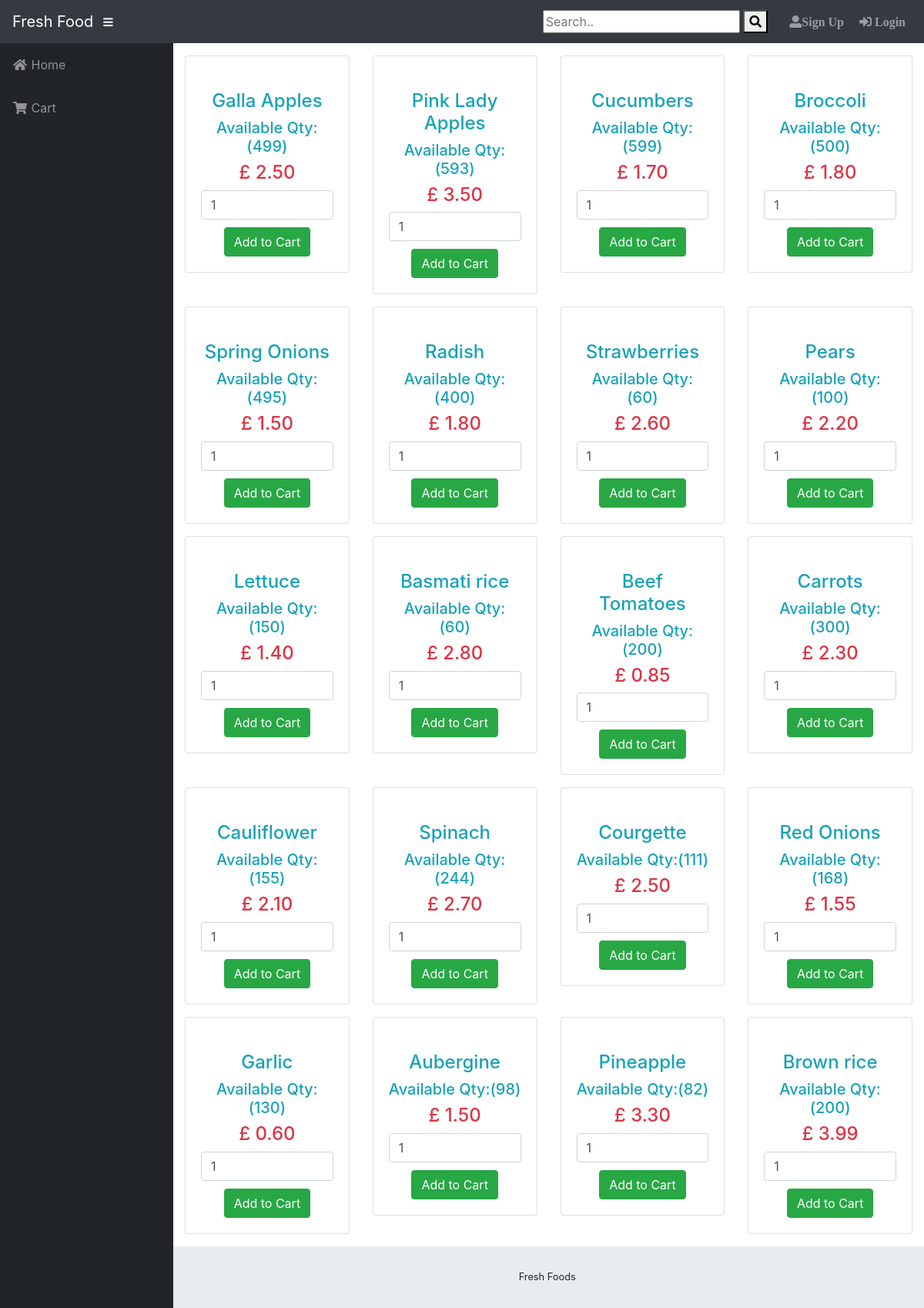
The page / on the database its author committed.
### tables this page shows
CREATE TABLE `tblproducts` (
  `product_id` int(11) NOT NULL,
  `product_name` varchar(50) NOT NULL,
  `quantity` int(11) NOT NULL DEFAULT 1,
  `price` decimal(6,2) NOT NULL,
  `profit` decimal(15,2) NOT NULL,
  `date_in` varchar(50) NOT NULL,
  `category_id` int(11) NOT NULL,
  `supplier_id` int(11) NOT NULL,
  `user_id` int(11) NOT NULL,
  `product_code` varchar(11) NOT NULL,
  `status` varchar(200) NOT NULL
);

### index.php (called while the page is built, shortened)
<?php include('includes/connection.php');?>
<?php include 'includes/header.php'; ?>
<?php include 'includes/sidebar.php'; ?>
 <?php include 'includes/products.php'; ?>
<?php include 'includes/footer.php'; ?>

### includes/products.php (the view, shortened to what this page needs)
<!DOCTYPE html>
<html>
<head>
</head>
<body>
<div class="row">
  <?php
  $query = "SELECT * FROM tblproducts WHERE quantity != 0 GROUP BY product_code";
$result = mysqli_query($db,$query);
if (mysqli_num_rows($result)>0)
{
 while ($row=mysqli_fetch_array($result))
{
   ?>
<div class="col-lg-3">
  <div class="card mb-3">
    <div class="card-body">
      <form method="post" action="index.php?action=add&id=<?php echo $row["product_code"]; ?>">
          <center>
         <h4 class="text-info"><?php echo $row["product_name"]; ?></h4>
         <h5 class="text-info">Available Qty:(<?php echo $row["quantity"]; ?>)</h5>
         <h4 class="text-danger">£ <?php echo $row["price"]; ?></h4>
       <input class="form-control" type="number" min="0" placeholder="Quantity" name="quant" value="1">
       <input class="btn btn-success" type="submit" name="add_to_cart" value="Add to Cart" style="margin-top: 10px"></center>
     </form>
    </div>
  </div>
</div>
<?php
}
}
?>
</div>
</body>
</html>

### css/sb-admin.css (style rules this page uses)
html { position: relative; min-height: 100%; }
body { height: 100%; }
:root { --input-padding-x: 0.75rem; --input-padding-y: 0.75rem; }

### rows shown on the page
tblproducts: product_name "Galla Apples", quantity "499", price "2.50"
tblproducts: product_name "Pink Lady Apples", quantity "593", price "3.50"
tblproducts: product_name "Cucumbers", quantity "599", price "1.70"
tblproducts: product_name "Broccoli", quantity "500", price "1.80"
tblproducts: product_name "Spring Onions", quantity "495", price "1.50"
tblproducts: product_name "Radish", quantity "400", price "1.80"
tblproducts: product_name "Strawberries", quantity "60", price "2.60"
tblproducts: product_name "Pears", quantity "100", price "2.20"
tblproducts: product_name "Lettuce", quantity "150", price "1.40"
tblproducts: product_name "Basmati rice", quantity "60", price "2.80"
tblproducts: product_name "Beef Tomatoes", quantity "200", price "0.85"
tblproducts: product_name "Carrots", quantity "300", price "2.30"
tblproducts: product_name "Cauliflower", quantity "155", price "2.10"
tblproducts: product_name "Spinach", quantity "244", price "2.70"
tblproducts: product_name "Courgette", quantity "111", price "2.50"
tblproducts: product_name "Red Onions", quantity "168", price "1.55"
tblproducts: product_name "Garlic", quantity "130", price "0.60"
tblproducts: product_name "Aubergine", quantity "98", price "1.50"
tblproducts: product_name "Pineapple", quantity "82", price "3.30"
tblproducts: product_name "Brown rice", quantity "200", price "3.99"
